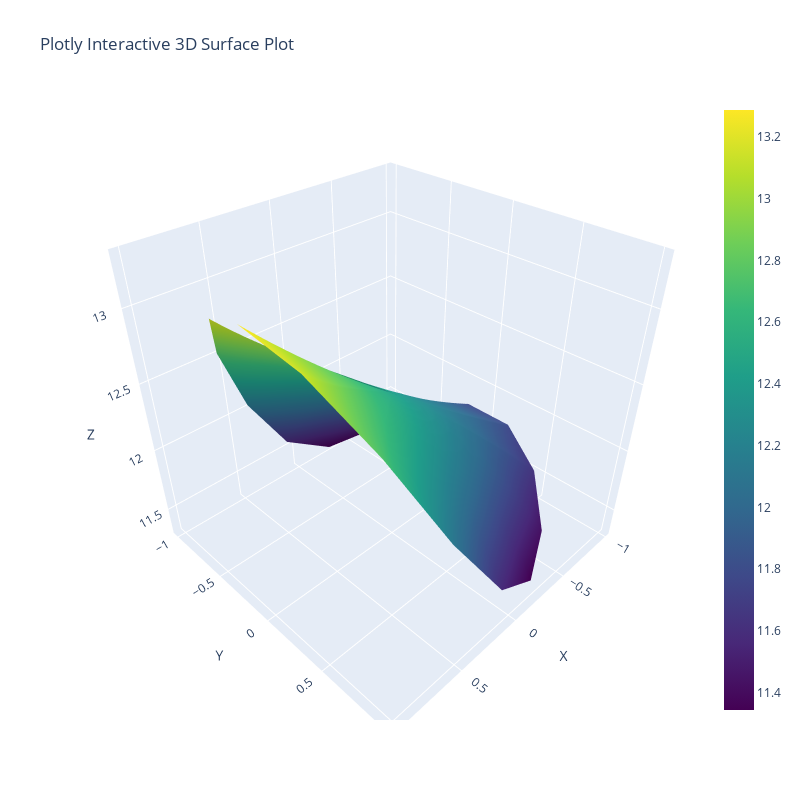

The code cell stored with this chart in its notebook:
### Code cell
rs = grid.nodes[:, 0].reshape(grid.num_zeta, grid.num_rho, grid.num_theta)[0, :, :]
ts = grid.nodes[:, 1].reshape(grid.num_zeta, grid.num_rho, grid.num_theta)[0, :, :]
x = rs * jnp.cos(ts)
y = rs * jnp.sin(ts)
plot_2d_surface(x, y, Rf[0, :, :]*10)

### Figure 1 — Plotly figure (JSON) as saved in the notebook; plotly's stock layout.template omitted (floating-point values rounded to 4 significant figures; data arrays with more than 128 entries replaced by an {"elided": "..."} marker saying what was removed)
{"data": [{"colorscale": [[0, "#440154"], [0.1111, "#482878"], [0.2222, "#3e4989"], [0.3333, "#31688e"], [0.4444, "#26828e"], [0.5556, "#1f9e89"], [0.6667, "#35b779"], [0.7778, "#6ece58"], [0.8889, "#b5de2b"], [1, "#fde725"]], "opacity": 1, "type": "surface", "x": {"elided": "16x17 float values"}, "y": {"elided": "16x17 float values"}, "z": {"elided": "16x17 float values"}}], "layout": {"height": 800, "scene": {"aspectmode": "data", "xaxis": {"title": {"text": "X"}}, "yaxis": {"title": {"text": "Y"}}, "zaxis": {"title": {"text": "Z"}}}, "title": {"text": "Plotly Interactive 3D Surface Plot"}, "width": 800}}
